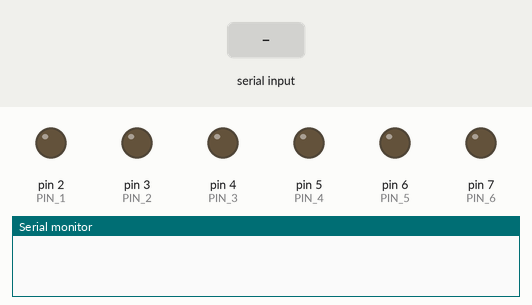
A sketch run on a simulated Arduino Uno, built with avr-gcc and run on an emulated ATmega328P. Parts: output pins drawn as LEDs (lit = HIGH), the last lines printed to the serial monitor. The inputs (shaded band) are chosen by the test bench.

Above: at 1.2 s.
1.3 s: "30,150\n" received over Serial
At 1.7 s:
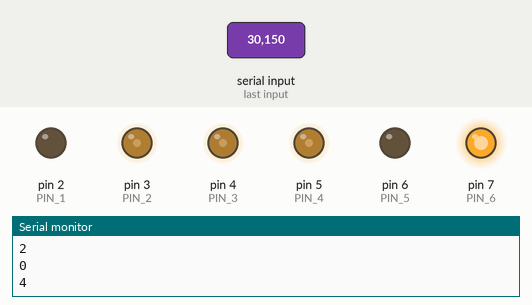
4.3 s: "90,45\n" received over Serial
At 5.6 s:
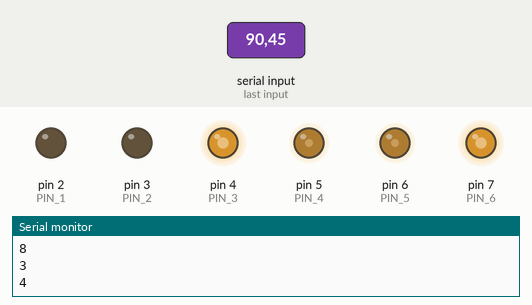
5.9 s: "200\n" received over Serial
At 6.42 s:
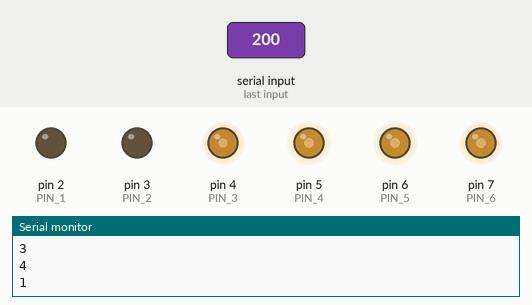
8.9 s: "5\n" received over Serial
At 9.9 s:
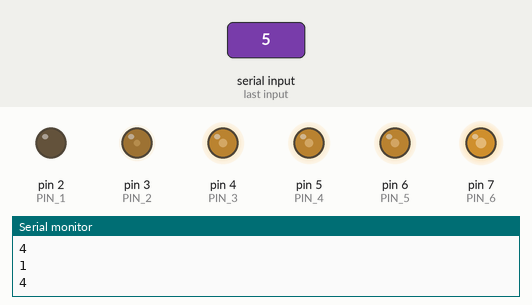
11.9 s: "90,45\n" received over Serial
At 12.08 s:
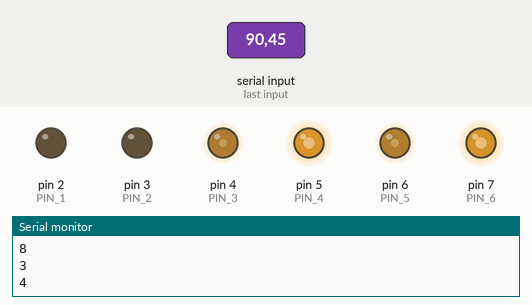
13.6 s: "30,150\n" received over Serial
At 14.0 s:
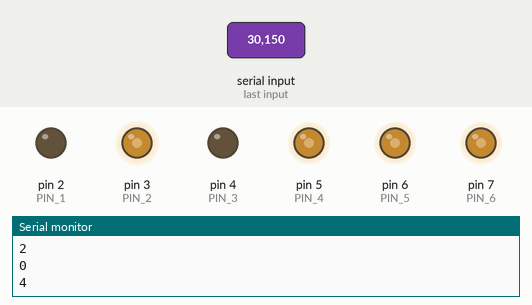
Timing chart, 0 to 16.1 s (numbered marks = the images above; inputs shaded):
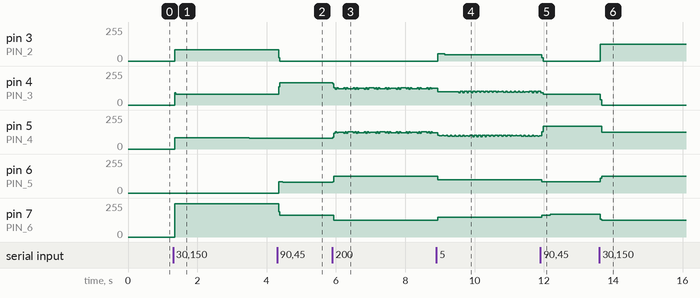

The sketch:

cube.ino
```cpp
#define NUM_LEDS 8
#define NUM_PINS 6
#define NUM_STATES 2

#define PIN_1 2
#define PIN_2 3
#define PIN_3 4
#define PIN_4 5
#define PIN_5 6
#define PIN_6 7

bool stateLeds[] = {0, 0, 0, 0, 0, 0, 0, 0};

int schemeLeds[8][2] = {{5, 7},
  {5, 6},
  {4, 7},
  {4, 6},
  {3, 7},
  {3, 6},
  {2, 7},
  {2, 6}
};

int temp_led = 0;

void setup()
{
  Serial.begin(9600);

  pinMode(PIN_1, OUTPUT);
  pinMode(PIN_2, OUTPUT);
  pinMode(PIN_3, OUTPUT);
  pinMode(PIN_4, OUTPUT);
  pinMode(PIN_5, OUTPUT);
  pinMode(PIN_6, OUTPUT);

  off_all();
}

void loop()
{
  if (Serial.available())
  {
    temp_led = Serial.read();
    temp_led = temp_led - '0' - 1;
    if (temp_led >= 0)
    {
      Serial.println(temp_led);
      stateLeds[temp_led] = !stateLeds[temp_led];
    }
  }

  for (int i(0); i < NUM_LEDS; ++i)
  {
    if (stateLeds[i]){
      switchLed(i);
      delay(1);
      switchLed(i);
    }
  }
}

void off_all()
{
  for (int i = 2; i < 8; i++)
  {
    digitalWrite(i, LOW);
  }
}

void switchLed(const int led)
{
  for (int i = 0; i < NUM_STATES; i++)
  {
    //Serial.println(schemeLeds[i]);
    digitalWrite(schemeLeds[led][i], !digitalRead(schemeLeds[led][i]));
  }
}
```

Measured:
- after the input at 1.3 s, pin 3 (PIN_2): 0/255 → 83/255 at once; pin 4 (PIN_3): 0/255 → 80/255 at once; pin 5 (PIN_4): 0/255 → 86/255 at once, → 80/255 2.2 s later; pin 7 (PIN_6): 0/255 → 248/255 at once
- after the input at 4.3 s, pin 3 (PIN_2): 83/255 → 0/255 at once; pin 4 (PIN_3): 80/255 → 168/255 at once; pin 6 (PIN_5): 0/255 → 86/255 at once, → 80/255 0.12 s later; pin 7 (PIN_6): 248/255 → 164/255 at once
- after the input at 5.9 s, pin 6 (PIN_5): 80/255 → 126/255 at once; pin 7 (PIN_6): 164/255 → 124/255 at once
- after the input at 8.9 s, pin 3 (PIN_2): 0/255 → 53/255 at once, → 47/255 0.20 s later; pin 6 (PIN_5): 126/255 → 101/255 at once; pin 7 (PIN_6): 124/255 → 148/255 at once
- after the input at 11.9 s, pin 3 (PIN_2): 47/255 → 0/255 at once; pin 6 (PIN_5): 101/255 → 85/255 at once; pin 7 (PIN_6): 148/255 → 163/255 at once, → 169/255 0.24 s later
- after the input at 13.6 s, pin 3 (PIN_2): 0/255 → 127/255 at once; pin 4 (PIN_3): 80/255 → 0/255 at once; pin 5 (PIN_4): 169/255 → 124/255 after 0.06 s; pin 6 (PIN_5): 85/255 → 124/255 at once; pin 7 (PIN_6): 169/255 → 124/255 at once
